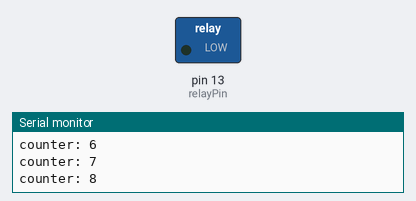
This sketch was run on a simulated Arduino Uno, built with avr-gcc and run on an emulated ATmega328P. Parts: switched loads named in the sketch (green lamp = pin HIGH), the last lines printed to the serial monitor. At 25.3 s the program stops and its outputs stay as they are.

Above: at 0.1 s.
At 25.4 s:
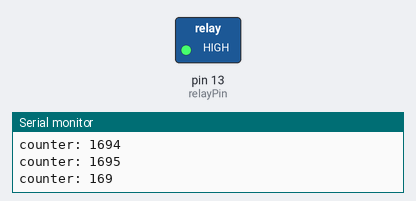
Timing chart, 0 to 26.8 s (numbered marks = the images above):
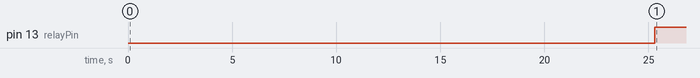

Measured:
- by itself, pin 13 (relayPin): LOW → HIGH at 25.3 s

The sketch:

ChemECarPropTest.ino
```cpp
const int sensorPin=5;
const int relayPin=13;

int counter = 0;
int Threshold=1023;
int lowThreshold=900;

void setup() {
  Serial.begin(9600);
  pinMode(relayPin,OUTPUT);
}

void loop() {
  while (counter<1700){
    counter = counter+1;
    Serial.print("counter: ");
    Serial.println(counter);
  }

  if(counter<=20){
    digitalWrite(relayPin,LOW);
  }
  else{
    digitalWrite(relayPin,HIGH);
    exit(0);
  }
  delay(100);

}
```
